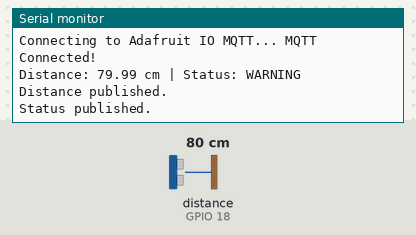
Bench run of a sketch on a simulated ESP32. Parts: the last lines printed to the serial monitor. Wiring (from diagram.json): ultrasonic range finder: trigger GPIO 5; echo GPIO 18. The test bench sets the inputs (shaded band); at power-on: distance to the obstacle (sensor on GPIO 18) 80 cm. The echo pulse lasts 58.3 µs per cm; WiFi joins after 1.5 s; servers stay silent unless stated; no MQTT or app messages arrive unless stated.

Above: at 2.7 s.
2.8 s: distance to the obstacle (sensor on GPIO 18) set to 2 cm
At 4.3 s:
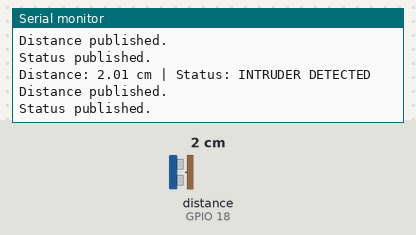
7.0 s: distance to the obstacle (sensor on GPIO 18) set to 120 cm
At 9.0 s:
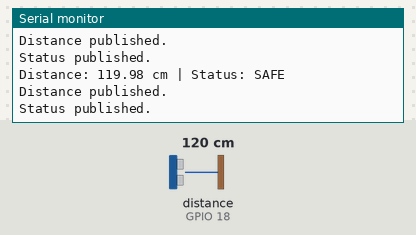

The sketch:

sketch.ino
```cpp
#include <WiFi.h>
#include "Adafruit_MQTT.h"
#include "Adafruit_MQTT_Client.h"

// --------------------
// Ultrasonic pins
// --------------------
#define TRIG_PIN 5
#define ECHO_PIN 18

// --------------------
// Wi-Fi
// --------------------
#define WIFI_SSID "Wokwi-GUEST"
#define WIFI_PASSWORD ""
#define WIFI_CHANNEL 6

// --------------------
// Adafruit IO MQTT
// --------------------
#define AIO_SERVER "io.adafruit.com"
#define AIO_SERVERPORT 1883

#define AIO_USERNAME "name"
#define AIO_KEY "password"

// --------------------
// MQTT client
// --------------------
WiFiClient client;

Adafruit_MQTT_Client mqtt(
  &client,
  AIO_SERVER,
  AIO_SERVERPORT,
  AIO_USERNAME,
  AIO_KEY
);

// --------------------
// Adafruit IO feeds
// --------------------
Adafruit_MQTT_Publish distanceFeed =
  Adafruit_MQTT_Publish(
    &mqtt,
    AIO_USERNAME "/feeds/distance"
  );

Adafruit_MQTT_Publish statusFeed =
  Adafruit_MQTT_Publish(
    &mqtt,
    AIO_USERNAME "/feeds/security-status"
  );

// --------------------
// MQTT connection
// --------------------
void MQTT_connect() {

  if (mqtt.connected()) {
    return;
  }

  Serial.print("Connecting to Adafruit IO MQTT... ");

  uint8_t retries = 3;

  while (mqtt.connect() != 0) {

    Serial.println(mqtt.connectErrorString(mqtt.connect()));

    mqtt.disconnect();

    delay(5000);

    if (--retries == 0) {
      Serial.println("MQTT connection failed.");
      return;
    }
  }

  Serial.println("MQTT Connected!");
}

// --------------------
// Setup
// --------------------
void setup() {

  Serial.begin(115200);

  pinMode(TRIG_PIN, OUTPUT);
  pinMode(ECHO_PIN, INPUT);

  // Connect to Wi-Fi
  Serial.println("Cloud Security Node Starting...");
  Serial.print("Connecting to WiFi");

  WiFi.begin(WIFI_SSID, WIFI_PASSWORD, WIFI_CHANNEL);

  while (WiFi.status() != WL_CONNECTED) {
    delay(500);
    Serial.print(".");
  }

  Serial.println();
  Serial.println("WiFi Connected!");

  Serial.print("IP Address: ");
  Serial.println(WiFi.localIP());

  // Connect to Adafruit IO
  MQTT_connect();
}

// --------------------
// Main loop
// --------------------
void loop() {

  // Make sure MQTT is connected
  MQTT_connect();

  // Trigger ultrasonic sensor
  digitalWrite(TRIG_PIN, LOW);
  delayMicroseconds(2);

  digitalWrite(TRIG_PIN, HIGH);
  delayMicroseconds(10);
  digitalWrite(TRIG_PIN, LOW);

  // Measure echo
  long duration = pulseIn(ECHO_PIN, HIGH);

  // Calculate distance
  float distance = duration * 0.0343 / 2;

  // Determine security status
  String status;

  if (distance < 50) {
    status = "INTRUDER DETECTED";
  }
  else if (distance <= 100) {
    status = "WARNING";
  }
  else {
    status = "SAFE";
  }

  // Print to Serial Monitor
  Serial.print("Distance: ");
  Serial.print(distance);
  Serial.print(" cm | Status: ");
  Serial.println(status);

  // Publish distance
  if (!distanceFeed.publish(distance)) {
    Serial.println("Distance publish failed!");
  }
  else {
    Serial.println("Distance published.");
  }

  // Publish security status
  if (!statusFeed.publish(status.c_str())) {
    Serial.println("Status publish failed!");
  }
  else {
    Serial.println("Status published.");
  }

  delay(2000);
}
```

Measured:
- after the input at 2.8 s, the serial monitor: prints a new line after 0.76 s (image 1)
- after the input at 7.0 s, the serial monitor: prints a new line after 0.57 s (image 2)
